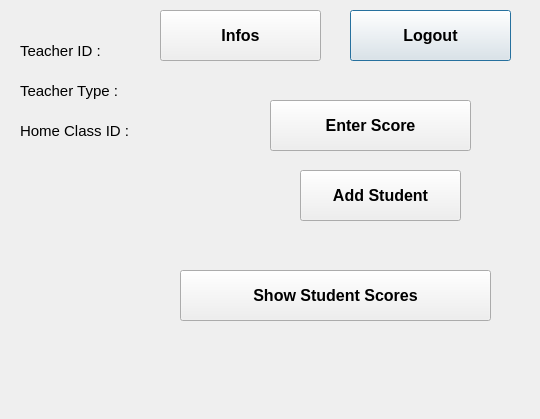
<?xml version="1.0" encoding="UTF-8"?>
<ui version="4.0">
 <class>Dialog</class>
 <widget class="QDialog" name="Dialog">
  <property name="geometry">
   <rect>
    <x>0</x>
    <y>0</y>
    <width>540</width>
    <height>419</height>
   </rect>
  </property>
  <property name="windowTitle">
   <string>Dialog</string>
  </property>
  <widget class="QPushButton" name="logoutBtn">
   <property name="geometry">
    <rect>
     <x>350</x>
     <y>10</y>
     <width>161</width>
     <height>51</height>
    </rect>
   </property>
   <property name="font">
    <font>
     <pointsize>12</pointsize>
     <weight>75</weight>
     <bold>true</bold>
    </font>
   </property>
   <property name="text">
    <string>Logout</string>
   </property>
  </widget>
  <widget class="QPushButton" name="openInfosBtn">
   <property name="geometry">
    <rect>
     <x>160</x>
     <y>10</y>
     <width>161</width>
     <height>51</height>
    </rect>
   </property>
   <property name="font">
    <font>
     <pointsize>12</pointsize>
     <weight>75</weight>
     <bold>true</bold>
    </font>
   </property>
   <property name="text">
    <string>Infos</string>
   </property>
  </widget>
  <widget class="QLabel" name="teacherIdLabel">
   <property name="geometry">
    <rect>
     <x>20</x>
     <y>30</y>
     <width>151</width>
     <height>41</height>
    </rect>
   </property>
   <property name="font">
    <font>
     <pointsize>11</pointsize>
    </font>
   </property>
   <property name="text">
    <string>Teacher ID : </string>
   </property>
  </widget>
  <widget class="QPushButton" name="enterScoreBtn">
   <property name="geometry">
    <rect>
     <x>270</x>
     <y>100</y>
     <width>201</width>
     <height>51</height>
    </rect>
   </property>
   <property name="font">
    <font>
     <pointsize>12</pointsize>
     <weight>75</weight>
     <bold>true</bold>
    </font>
   </property>
   <property name="text">
    <string>Enter Score</string>
   </property>
  </widget>
  <widget class="QPushButton" name="addStudentBtn">
   <property name="geometry">
    <rect>
     <x>300</x>
     <y>170</y>
     <width>161</width>
     <height>51</height>
    </rect>
   </property>
   <property name="font">
    <font>
     <pointsize>12</pointsize>
     <weight>75</weight>
     <bold>true</bold>
    </font>
   </property>
   <property name="text">
    <string>Add Student</string>
   </property>
  </widget>
  <widget class="QLabel" name="teacherTypeLabel">
   <property name="geometry">
    <rect>
     <x>20</x>
     <y>70</y>
     <width>311</width>
     <height>41</height>
    </rect>
   </property>
   <property name="font">
    <font>
     <pointsize>11</pointsize>
    </font>
   </property>
   <property name="text">
    <string>Teacher Type : </string>
   </property>
  </widget>
  <widget class="QLabel" name="classIdLabel">
   <property name="geometry">
    <rect>
     <x>20</x>
     <y>110</y>
     <width>261</width>
     <height>41</height>
    </rect>
   </property>
   <property name="font">
    <font>
     <pointsize>11</pointsize>
    </font>
   </property>
   <property name="text">
    <string>Home Class ID :</string>
   </property>
  </widget>
  <widget class="QPushButton" name="showStudentScoresBtn">
   <property name="geometry">
    <rect>
     <x>180</x>
     <y>270</y>
     <width>311</width>
     <height>51</height>
    </rect>
   </property>
   <property name="font">
    <font>
     <pointsize>12</pointsize>
     <weight>75</weight>
     <bold>true</bold>
    </font>
   </property>
   <property name="text">
    <string>Show Student Scores</string>
   </property>
  </widget>
 </widget>
 <resources/>
 <connections/>
</ui>
